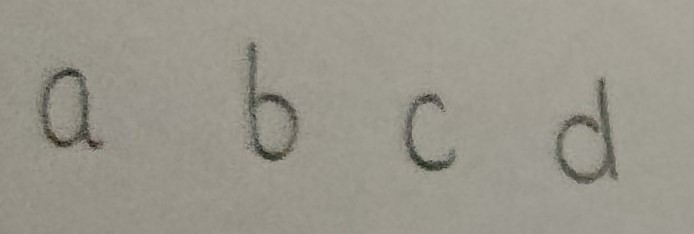
#> input picture script/data/0.jpg, 694 x 234 px
$ jupyter execute 1_crop_image2letters.ipynb   (older library calls are emulated)
#> lines starting #> are read from the running program, lines starting #| are printed output that depends on the picture; after the words box and inside, x2 and y2 are one past the last pixel; in counts of white or black regions, pixels touching at a corner belong together
# Crop input image into seperate letters

### Import Modules

[cell 1]
import cv2
import numpy as np
import imutils

[cell 2]
# Load image data
img = cv2.imread('data/0.jpg', -1)
#> img is the input picture: shape (234, 694, 3); mean B, G, R 139.5, 150.6, 153.9

rgb_planes = cv2.split(img)

result_planes = []
result_norm_planes = []

# Remove shadows
for plane in rgb_planes:
    dilated_img = cv2.dilate(plane, np.ones((7,7), np.uint8))
    bg_img = cv2.medianBlur(dilated_img, 21)
    diff_img = 255 - cv2.absdiff(plane, bg_img)
    norm_img = cv2.normalize(diff_img,None, alpha=0, beta=255, norm_type=cv2.NORM_MINMAX, dtype=cv2.CV_8UC1)
#     result_planes.append(diff_img)
    result_norm_planes.append(norm_img)
#> this loop made 3 passes
#> pass 1, `dilated_img = cv2.dilate(plane, np.ones((7,7), np.uint8))`:
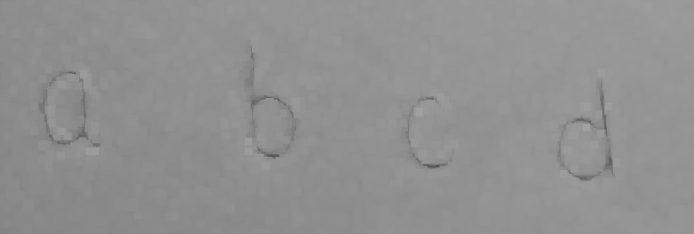
#> dilated_img: shape (234, 694); min 82, max 161, mean 144.6
#> pass 1, `diff_img = 255 - cv2.absdiff(plane, bg_img)`:
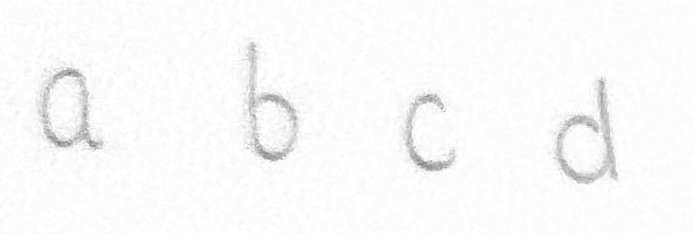
#> diff_img: shape (234, 694); min 118, max 255, mean 249.6
#> pass 1, `norm_img = cv2.normalize(diff_img,None, alpha=0, beta=255, norm_type=c..`:
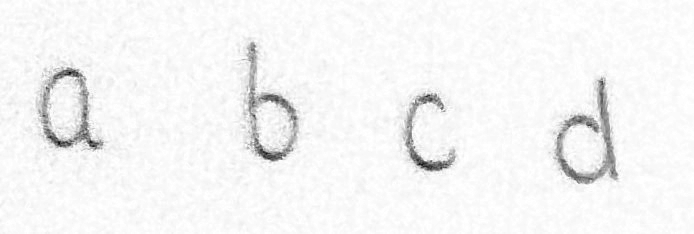
#> norm_img: shape (234, 694); min 0, max 255, mean 244.9
#> after the loop, result_norm_planes = 3 items

# result = cv2.merge(result_planes)
result_norm_planes_image = cv2.merge(result_norm_planes)

image = imutils.resize(result_norm_planes_image, width=1400,height=1600)

# Increase brightness
# hsv = cv2.cvtColor(image, cv2.COLOR_BGR2HSV)
# hsv[:,:,2] += 30
# image = cv2.cvtColor(hsv, cv2.COLOR_HSV2BGR)

# make a copy
original = image.copy()

#convert to grayscale
gray = cv2.cvtColor(image, cv2.COLOR_BGR2GRAY)

#parameters for threshold
thresholdValue = 0
maxVal = 255
thresholdingTechnique = cv2.THRESH_OTSU + cv2.THRESH_BINARY
thresh = cv2.threshold(gray,thresholdValue,maxVal,thresholdingTechnique)[1]
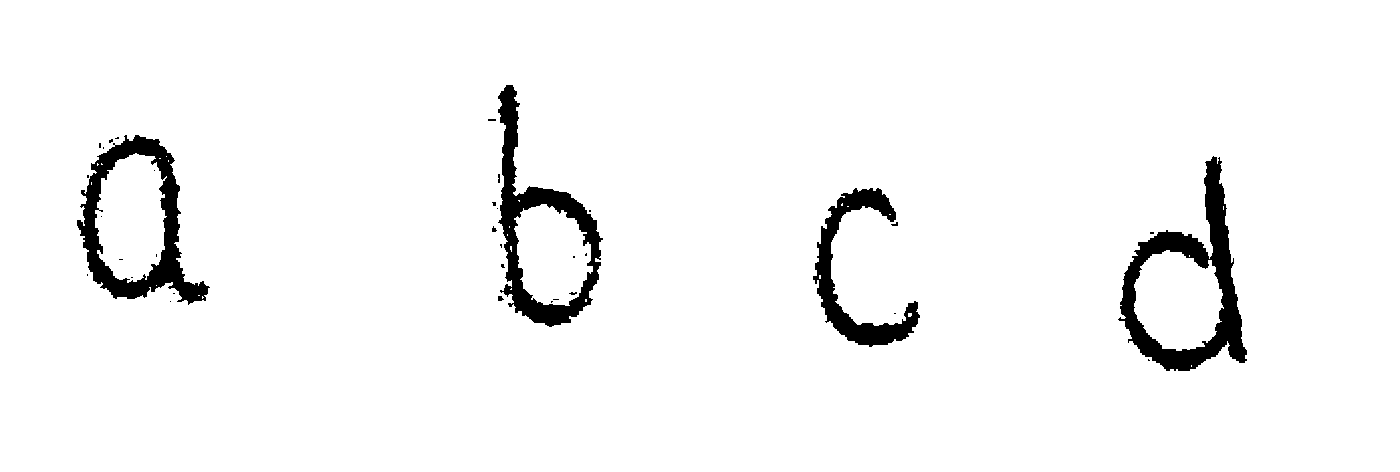
#> thresh: shape (472, 1400); 96.1% white; 35 black regions (30 under 20 px), largest, box (x1, y1, x2, y2) and area: (1118, 156, 1247, 371) 7832, (498, 85, 603, 327) 6597, (77, 135, 210, 305) 6590, (813, 188, 920, 347) 4473, (498, 296, 504, 301) 23

# Selecting ROIs
ROIs = cv2.selectROIs("Select Rois",original)
cv2.destroyAllWindows()

$ run again, with script/data/1.jpg copied over script/data/0.jpg
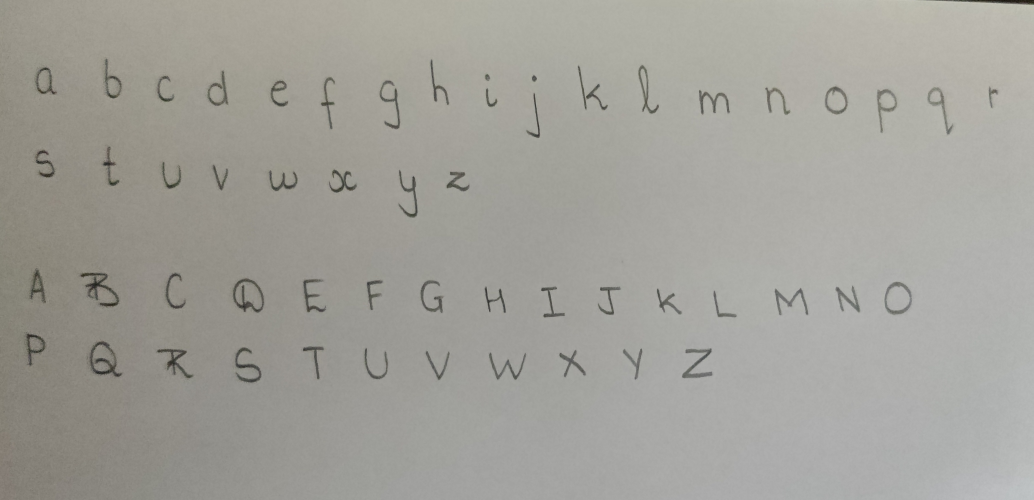
#> input picture script/data/1.jpg, 3100 x 1500 px (shown at 1/3 size)
#> img is the input picture: shape (1500, 3100, 3); mean B, G, R 154, 160.5, 161.8
#> the loop `for plane in rgb_planes:` made 3 passes
#> pass 1, `norm_img = cv2.normalize(diff_img,None, alpha=0, beta=255, norm_type=c..`:
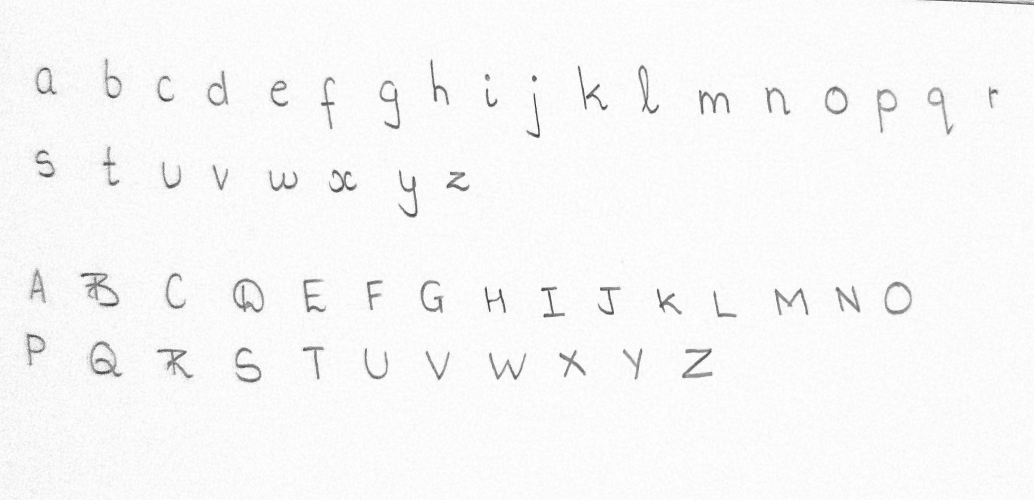
#> norm_img: shape (1500, 3100) (shown at 1/3 size); min 0, max 255, mean 248.3
#> after the loop `for plane in rgb_planes:`: result_norm_planes = 3 items
#> `thresh = cv2.threshold(gray,thresholdValue,maxVal,thresholdingTechniqu..`:
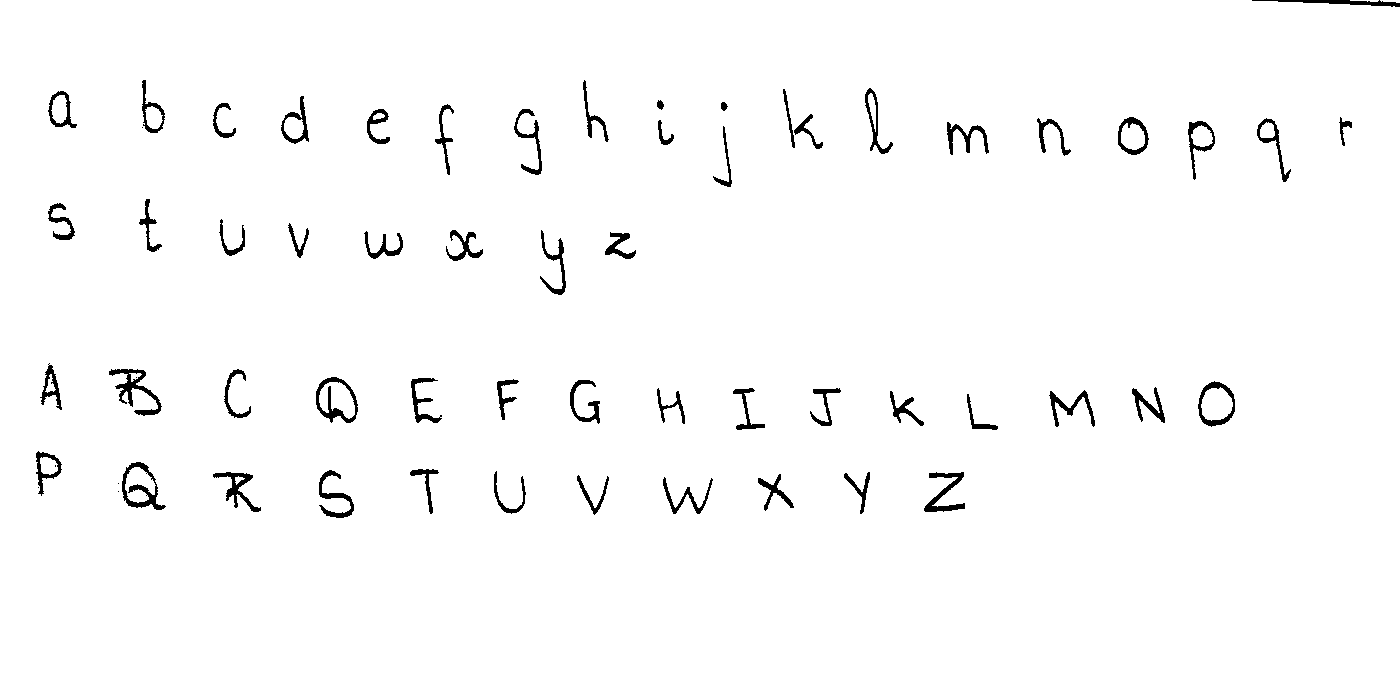
#> thresh: shape (677, 1400); 98% white; 62 black regions (6 under 20 px), largest, box (x1, y1, x2, y2) and area: (109, 369, 162, 416) 726, (122, 462, 166, 510) 659, (316, 377, 358, 423) 613

$ run again, with script/data/2.jpg copied over script/data/0.jpg
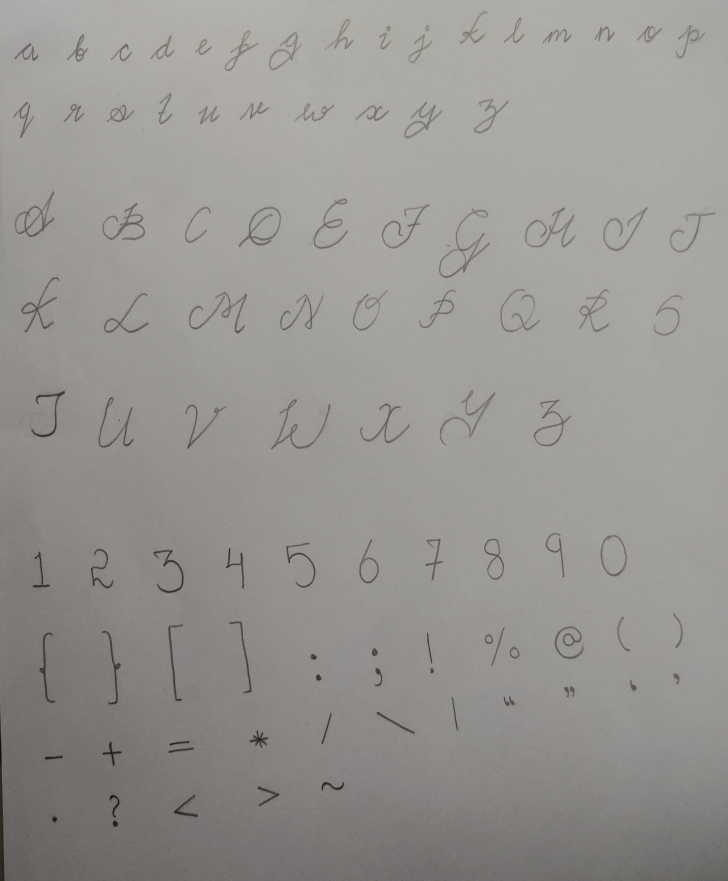
#> input picture script/data/2.jpg, 2911 x 3523 px (shown at 1/4 size)
#> img is the input picture: shape (3523, 2911, 3); mean B, G, R 146, 149.4, 151.2
#> the loop `for plane in rgb_planes:` made 3 passes
#> pass 1, `norm_img = cv2.normalize(diff_img,None, alpha=0, beta=255, norm_type=c..`:
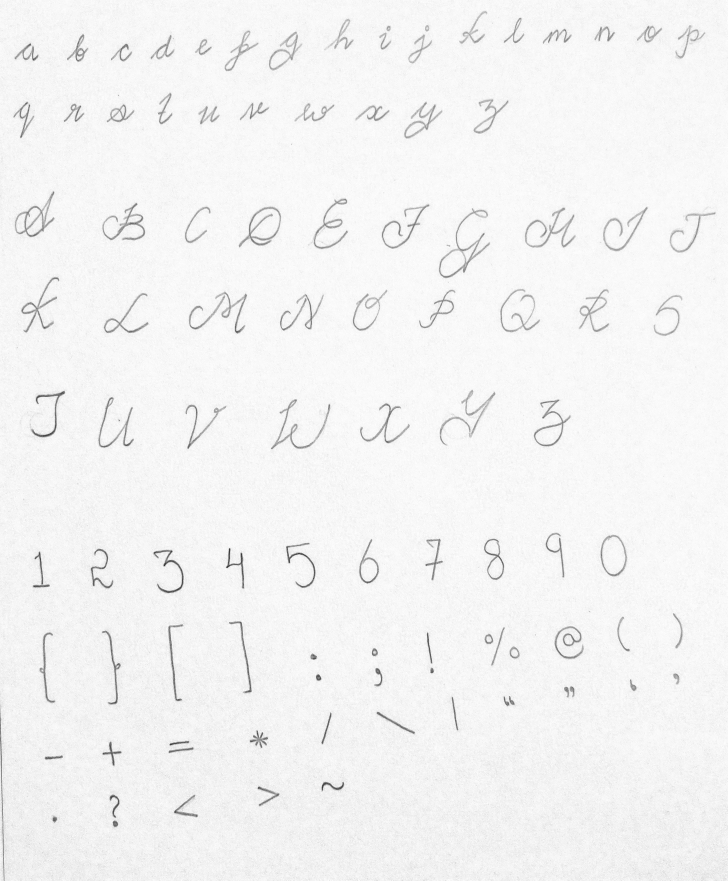
#> norm_img: shape (3523, 2911) (shown at 1/4 size); min 0, max 255, mean 243.6
#> after the loop `for plane in rgb_planes:`: result_norm_planes = 3 items
#> `thresh = cv2.threshold(gray,thresholdValue,maxVal,thresholdingTechniqu..`:
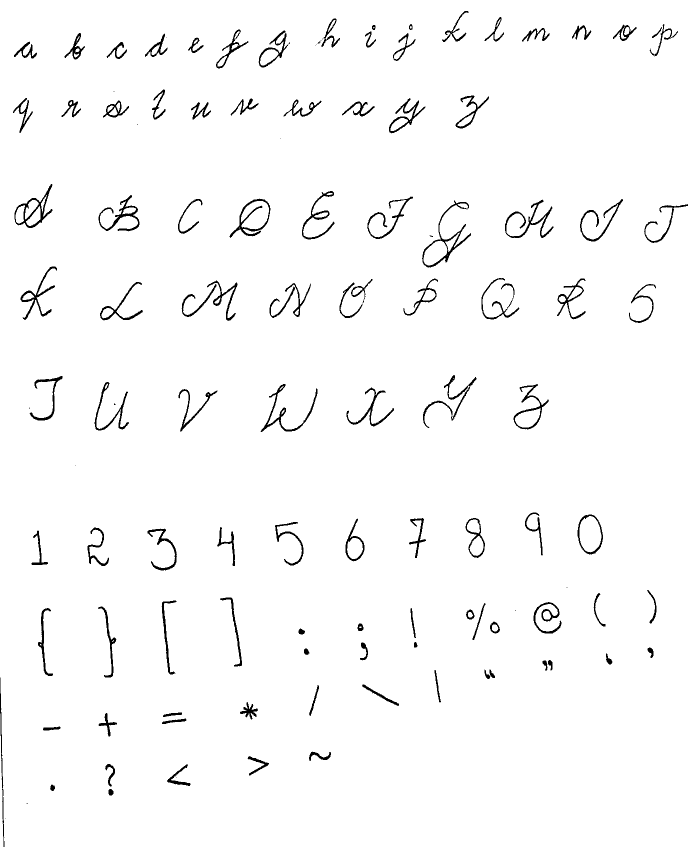
#> thresh: shape (1694, 1400) (shown at 1/2 size); 97.7% white; 127 black regions (20 under 20 px), largest, box (x1, y1, x2, y2) and area: (844, 401, 942, 535) 1474, (29, 368, 105, 456) 1306, (1010, 399, 1107, 476) 1294
